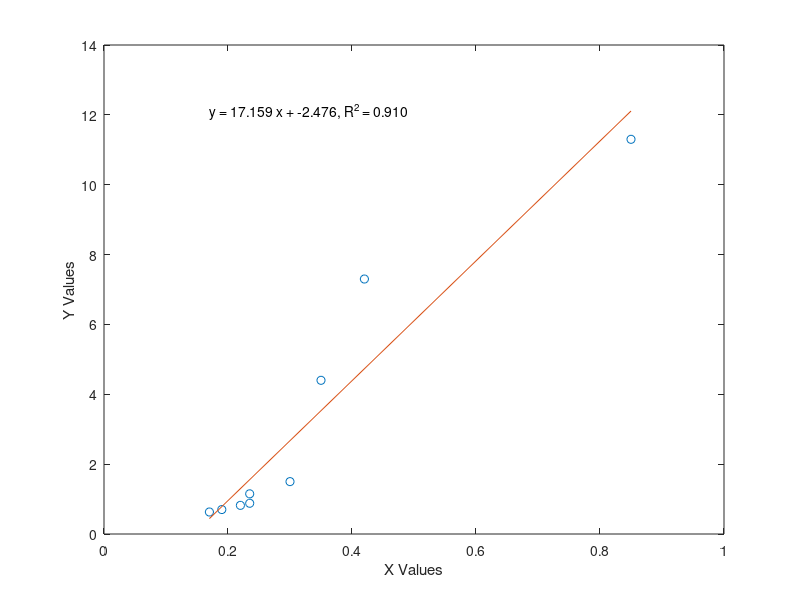

MATLAB code for this plot:
% Evan Baker
% EAB_LAB05_P01
% 14 February 2014

% This script will do a linear regression of some data
function EAB_LAB05_P01
xy =[0.17, 0.63; 0.19, 0.7; 0.22, 0.82; 0.235, 0.88; 0.235, 1.15; 0.3, 1.5; 0.35, 4.4; 0.42, 7.3; 0.85, 11.3];
x = xy(:,1);
y = xy(:,2);
p = polyfit(x,y,1);
Rsquared = 1 - ( sum((y-(polyval(p,x))).^2) / sum((y-mean(y)).^2) );
fx = [min(x) max(x)];
fy = polyval(p,fx);
plot(x,y,'o',fx,fy);xlabel('X Values');ylabel('Y Values');
text(min(fx),max(fy),sprintf('y = %.3f x + %.3f, R^2 = %.3f',p(1),p(2),Rsquared))

end